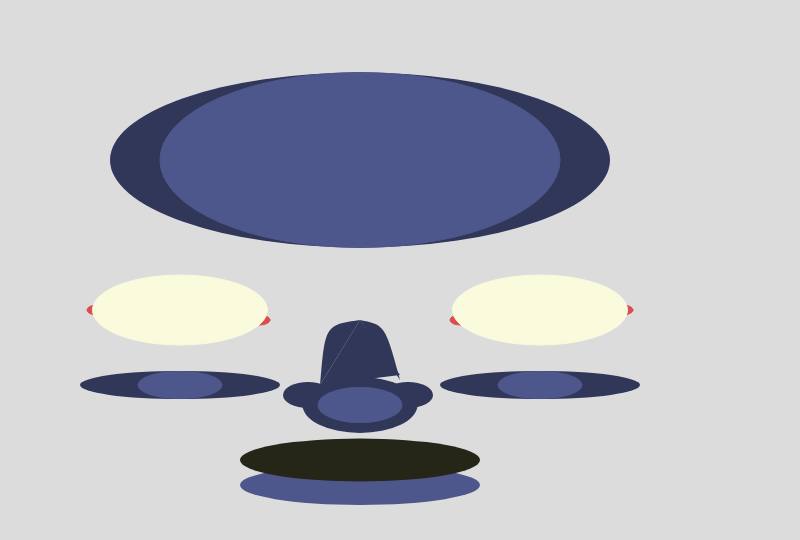
Frame 1 (no input)
Frame 60 (no input): identical to frame 1, image omitted
Frame 120 (the mouse pressed at the canvas centre since frame 60): identical to frame 1, image omitted

The p5.js sketch that drew this single still picture (run headless with seeded random() and noise() and a simulated clock; from frame 60 on, the mouse is pressed at the canvas centre):

// p5.js sketch
// ── sketch.js
/*
returning to my first ever sketch digital fetus 
i'll now use classes and arrays to bring this thing to life
*/


/*
create classes for eyes
*/


class face //this is the face of the fetus and will allow to move face by itself
{

}

let eyes = [];

class iris  //this is the eyes of the face ill duplicate the eyes using a two loop array
{
  constructor() 
  {
    this.x, this.y = 180, 300;

  }
move()  
{
  if (keyIsDown(RIGHT_ARROW)) {
    this.x = this.x++;
  }
  if (keyIsDown(LEFT_ARROW))
  this.x = this.x--;
  }
}

function setup() {
  createCanvas(800, 540);
  background(110);
}

function draw() {
  background(220);
  forehead();
  eye1();
  eye2();
  nose();
  details();
  mouth();
}

function forehead() {
  noStroke(0);
  fill(49, 55, 89); 
  ellipse(360, 160, 500, 175),//////////
  fill(77, 87, 140),//////////////
  stroke(77, 87, 140),////////
  ellipse(360, 160, 400, 175)
}

function eye1() {
  fill(220, 77, 77,); 
    stroke(220, 77, 77,),
    ellipse(260, 320, 20, 10),
    ellipse(97, 310, 20, 10) 
 
    fill(250, 250, 220); 
    stroke(250, 250, 220),
    ellipse(180, 310, 175, 70) 
}

function eye2() {
  fill(220, 77, 77)
    stroke(220, 77, 77,)
    ellipse(460, 320, 20, 10)
    ellipse(623, 310, 20, 10)
   
    fill(250, 250, 220),
    stroke(250, 250, 220)
    ellipse(540, 310, 175, 70)
}

function nose() {
  fill(49, 55, 89); 
    noStroke(0)
    ellipse(308, 395, 50, 26)
    ellipse(408, 395, 50, 26)
    ellipse(360, 405, 115, 56)
    bezier(360, 320, 325, 325, 325, 325, 320, 385)
    bezier(360, 320, 385, 325, 385, 325, 400, 380)
    triangle(320, 385, 400, 375, 360, 320)
    fill(77, 87, 140)
    ellipse(360, 405, 85, 36)
}

function details()  {
  fill(49, 55, 89)
    noStroke(0)
    ellipse(180, 385, 200, 28)
    fill(77, 87, 140)
    ellipse(180, 385, 85, 28)
    fill(49, 55, 89)
    noStroke(0)
    ellipse(540, 385, 200, 28) 
    fill(77, 87, 140)
    ellipse(540, 385, 85, 28)
}

function mouth()  {
  fill(77, 87, 140);
  ellipse(360, 485, 240, 40);
  fill(37, 38, 23);
  ellipse(360, 460, 240, 43);
}
